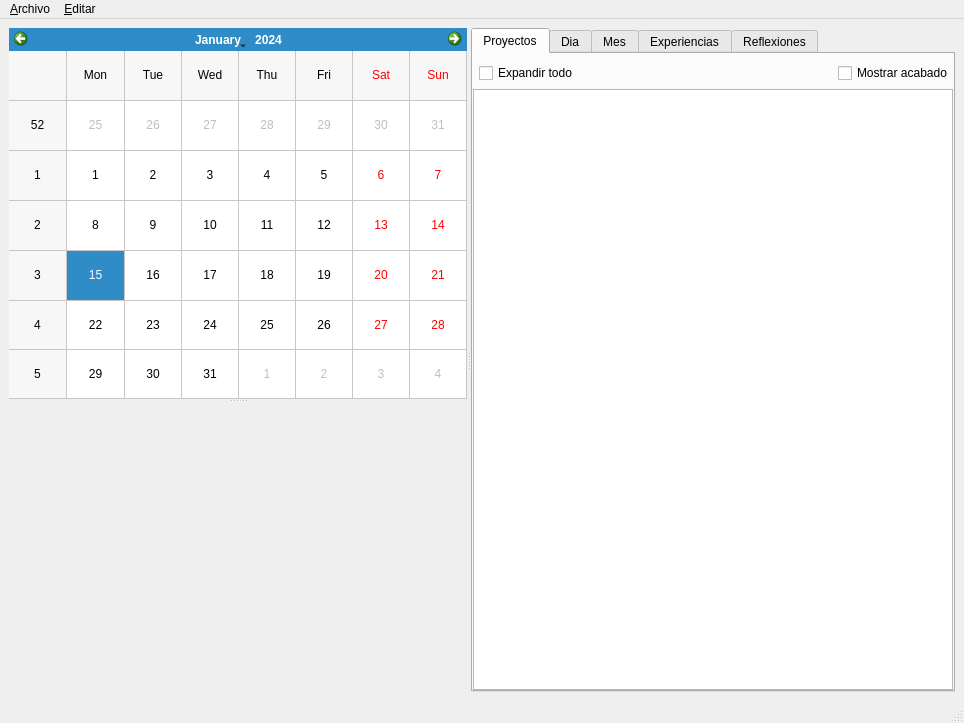
<?xml version="1.0" encoding="UTF-8"?>
<ui version="4.0">
 <class>mainWindow</class>
 <widget class="QMainWindow" name="mainWindow">
  <property name="geometry">
   <rect>
    <x>0</x>
    <y>0</y>
    <width>964</width>
    <height>723</height>
   </rect>
  </property>
  <property name="windowTitle">
   <string>CASPIM</string>
  </property>
  <widget class="QWidget" name="centralwidget">
   <layout class="QVBoxLayout" name="verticalLayout_7">
    <item>
     <widget class="QSplitter" name="splitter_2">
      <property name="orientation">
       <enum>Qt::Horizontal</enum>
      </property>
      <widget class="QSplitter" name="splitter">
       <property name="orientation">
        <enum>Qt::Vertical</enum>
       </property>
       <widget class="QWidget" name="navcalendar_holder" native="true">
        <layout class="QVBoxLayout" name="verticalLayout_4">
         <property name="leftMargin">
          <number>0</number>
         </property>
         <property name="topMargin">
          <number>0</number>
         </property>
         <property name="rightMargin">
          <number>0</number>
         </property>
         <property name="bottomMargin">
          <number>0</number>
         </property>
         <item>
          <widget class="NavCalendar" name="navcalendar">
           <property name="gridVisible">
            <bool>true</bool>
           </property>
           <property name="horizontalHeaderFormat">
            <enum>QCalendarWidget::ShortDayNames</enum>
           </property>
          </widget>
         </item>
        </layout>
       </widget>
       <widget class="QWidget" name="details_holder" native="true">
        <layout class="QVBoxLayout" name="verticalLayout_5">
         <property name="leftMargin">
          <number>0</number>
         </property>
         <property name="topMargin">
          <number>0</number>
         </property>
         <property name="rightMargin">
          <number>0</number>
         </property>
         <property name="bottomMargin">
          <number>0</number>
         </property>
         <item>
          <widget class="QStackedWidget" name="entityDetailsStack">
           <property name="currentIndex">
            <number>2</number>
           </property>
           <widget class="QWidget" name="empty_page">
            <layout class="QHBoxLayout" name="horizontalLayout">
             <item>
              <widget class="QLabel" name="label_3">
                <property name="styleSheet">
                    <string notr="true">background-color: ;</string>
                </property>
               <property name="text">
                <string>
                CASPIM

                CAS Projects and Ideas Manager


                Ningun elemento seleccionado</string>
               </property>
               <property name="alignment">
                <set>Qt::AlignCenter</set>
               </property>
              </widget>
             </item>
            </layout>
           </widget>
           <widget class="QWidget" name="task_page">
            <layout class="QGridLayout" name="gridLayout">
             <item row="0" column="0">
              <widget class="TaskDetails" name="taskDetails" native="true"/>
             </item>
            </layout>
           </widget>
           <widget class="QWidget" name="todo_page">
            <layout class="QVBoxLayout" name="verticalLayout_3">
             <item>
              <widget class="ToDoDetails" name="todoDetails" native="true"/>
             </item>
            </layout>
           </widget>
          </widget>
         </item>
        </layout>
       </widget>
      </widget>
      <widget class="QWidget" name="lists_holder" native="true">
       <layout class="QVBoxLayout" name="verticalLayout_6">
        <property name="leftMargin">
         <number>0</number>
        </property>
        <property name="topMargin">
         <number>0</number>
        </property>
        <property name="rightMargin">
         <number>0</number>
        </property>
        <property name="bottomMargin">
         <number>0</number>
        </property>
        <item>
         <widget class="QTabWidget" name="lists_tabs">
          <property name="currentIndex">
           <number>0</number>
          </property>
          <widget class="QWidget" name="tasks_tab">
           <attribute name="title">
            <string>Proyectos</string>
           </attribute>
           <layout class="QVBoxLayout" name="verticalLayout_8">
            <property name="leftMargin">
             <number>0</number>
            </property>
            <property name="topMargin">
             <number>0</number>
            </property>
            <property name="rightMargin">
             <number>0</number>
            </property>
            <property name="bottomMargin">
             <number>0</number>
            </property>
            <item>
             <layout class="QHBoxLayout" name="horizontalLayout_2">
              <property name="leftMargin">
               <number>6</number>
              </property>
              <property name="topMargin">
               <number>9</number>
              </property>
              <item>
               <widget class="QCheckBox" name="expandAllTasksCB">
                <property name="text">
                 <string>Expandir todo</string>
                </property>
               </widget>
              </item>
              <item>
               <spacer name="horizontalSpacer">
                <property name="orientation">
                 <enum>Qt::Horizontal</enum>
                </property>
                <property name="sizeHint" stdset="0">
                 <size>
                  <width>40</width>
                  <height>20</height>
                 </size>
                </property>
               </spacer>
              </item>
              <item>
               <widget class="QCheckBox" name="showCompletedTasksListCB">
                <property name="text">
                 <string>Mostrar acabado</string>
                </property>
               </widget>
              </item>
             </layout>
            </item>
            <item>
             <widget class="TaskTable" name="tasksTable"/>
            </item>
           </layout>
          </widget>
          <widget class="QWidget" name="day_tab">
           <attribute name="title">
            <string>Dia</string>
           </attribute>
           <layout class="QVBoxLayout" name="verticalLayout_10" stretch="0,1">
            <property name="spacing">
             <number>0</number>
            </property>
            <property name="leftMargin">
             <number>0</number>
            </property>
            <property name="topMargin">
             <number>0</number>
            </property>
            <property name="rightMargin">
             <number>0</number>
            </property>
            <property name="bottomMargin">
             <number>0</number>
            </property>
            <item>
             <layout class="QHBoxLayout" name="horizontalLayout_7">
              <property name="topMargin">
               <number>9</number>
              </property>
              <item>
               <spacer name="horizontalSpacer_4">
                <property name="orientation">
                 <enum>Qt::Horizontal</enum>
                </property>
                <property name="sizeHint" stdset="0">
                 <size>
                  <width>40</width>
                  <height>20</height>
                 </size>
                </property>
               </spacer>
              </item>
              <item>
               <widget class="QCheckBox" name="showCompletedTasksDayCB">
                <property name="text">
                 <string>Mostrar acabado</string>
                </property>
               </widget>
              </item>
             </layout>
            </item>
            <item>
             <widget class="DayListWidget" name="dayList" native="true"/>
            </item>
           </layout>
          </widget>
          <widget class="QWidget" name="month_tab">
           <attribute name="title">
            <string>Mes</string>
           </attribute>
           <layout class="QVBoxLayout" name="verticalLayout">
            <property name="leftMargin">
             <number>0</number>
            </property>
            <property name="topMargin">
             <number>0</number>
            </property>
            <property name="rightMargin">
             <number>0</number>
            </property>
            <property name="bottomMargin">
             <number>0</number>
            </property>
            <item>
             <layout class="QHBoxLayout" name="horizontalLayout_4">
              <property name="topMargin">
               <number>9</number>
              </property>
              <item>
               <spacer name="horizontalSpacer_3">
                <property name="orientation">
                 <enum>Qt::Horizontal</enum>
                </property>
                <property name="sizeHint" stdset="0">
                 <size>
                  <width>40</width>
                  <height>20</height>
                 </size>
                </property>
               </spacer>
              </item>
              <item>
               <widget class="QCheckBox" name="showCompletedTasksMonthCB">
                <property name="text">
                 <string>Mostrar acabado</string>
                </property>
               </widget>
              </item>
             </layout>
            </item>
            <item>
             <widget class="MonthCalendar" name="monthCalendar">
              <property name="gridVisible">
               <bool>true</bool>
              </property>
              <property name="verticalHeaderFormat">
               <enum>QCalendarWidget::NoVerticalHeader</enum>
              </property>
              <property name="navigationBarVisible">
               <bool>false</bool>
              </property>
              <property name="dateEditEnabled">
               <bool>false</bool>
              </property>
             </widget>
            </item>
           </layout>
          </widget>
          <widget class="QWidget" name="todos_tab">
           <attribute name="title">
            <string>Experiencias</string>
           </attribute>
           <layout class="QVBoxLayout" name="verticalLayout_9" stretch="0,0">
            <property name="leftMargin">
             <number>0</number>
            </property>
            <property name="topMargin">
             <number>0</number>
            </property>
            <property name="rightMargin">
             <number>0</number>
            </property>
            <property name="bottomMargin">
             <number>0</number>
            </property>
            <item>
             <layout class="QHBoxLayout" name="horizontalLayout_3">
              <property name="topMargin">
               <number>9</number>
              </property>
              <item>
               <spacer name="horizontalSpacer_2">
                <property name="orientation">
                 <enum>Qt::Horizontal</enum>
                </property>
                <property name="sizeHint" stdset="0">
                 <size>
                  <width>40</width>
                  <height>20</height>
                 </size>
                </property>
               </spacer>
              </item>
              <item>
               <widget class="QCheckBox" name="showCompletedToDosCB">
                <property name="text">
                 <string>Mostrar acabado</string>
                </property>
               </widget>
              </item>
             </layout>
            </item>
            <item>
             <widget class="ToDoTable" name="todosTable"/>
            </item>
           </layout>
          </widget>
          <widget class="QWidget" name="notes_tab">
           <attribute name="title">
            <string>Reflexiones</string>
           </attribute>
           <layout class="QVBoxLayout" name="verticalLayout_2">
            <property name="leftMargin">
             <number>0</number>
            </property>
            <property name="topMargin">
             <number>0</number>
            </property>
            <property name="rightMargin">
             <number>0</number>
            </property>
            <property name="bottomMargin">
             <number>0</number>
            </property>
            <item>
             <widget class="NotesWidget" name="notesWidget" native="true"/>
            </item>
           </layout>
          </widget>
         </widget>
        </item>
       </layout>
      </widget>
     </widget>
    </item>
   </layout>
  </widget>
  <widget class="QMenuBar" name="menubar">
   <property name="geometry">
    <rect>
     <x>0</x>
     <y>0</y>
     <width>964</width>
     <height>22</height>
    </rect>
   </property>
   <widget class="QMenu" name="menuFile">
    <property name="title">
     <string>&amp;Archivo</string>
    </property>
    <addaction name="actionSave_data"/>
    <addaction name="actionExit"/>
   </widget>
   <widget class="QMenu" name="menuEdit">
    <property name="title">
     <string>&amp;Editar</string>
    </property>
    <addaction name="actionUndo"/>
    <addaction name="actionRedo"/>
    <addaction name="separator"/>
    <addaction name="actionOptions"/>
   </widget>
   <addaction name="menuFile"/>
   <addaction name="menuEdit"/>
  </widget>
  <widget class="QStatusBar" name="statusbar"/>
  <action name="actionExit">
   <property name="text">
    <string>&amp;Salir</string>
   </property>
  </action>
  <action name="actionZoom_In">
   <property name="text">
    <string>&amp;Zoom In</string>
   </property>
  </action>
  <action name="actionZoom_Out">
   <property name="text">
    <string>Zoom &amp;Out</string>
   </property>
  </action>
  <action name="actionOptions">
   <property name="text">
    <string>&amp;Opciones</string>
   </property>
  </action>

  <action name="actionSave_data">
   <property name="text">
    <string>&amp;Guardar</string>
   </property>
   <property name="shortcut">
    <string>Ctrl+S</string>
   </property>
  </action>
  <action name="actionUndo">
   <property name="text">
    <string>&amp;Deshacer</string>
   </property>
  </action>
  <action name="actionRedo">
   <property name="text">
    <string>&amp;Rehacer</string>
   </property>
  </action>
 </widget>
 <customwidgets>
  <customwidget>
   <class>NotesWidget</class>
   <extends>QWidget</extends>
   <header>caspim.gui.widget.noteswidget</header>
   <container>1</container>
  </customwidget>
  <customwidget>
   <class>NavCalendar</class>
   <extends>QCalendarWidget</extends>
   <header>caspim.gui.widget.navcalendar</header>
  </customwidget>
  <customwidget>
   <class>TaskDetails</class>
   <extends>QWidget</extends>
   <header>caspim.gui.widget.taskdetails</header>
   <container>1</container>
  </customwidget>
  <customwidget>
   <class>ToDoDetails</class>
   <extends>QWidget</extends>
   <header>caspim.gui.widget.tododetails</header>
   <container>1</container>
  </customwidget>
  <customwidget>
   <class>MonthCalendar</class>
   <extends>QCalendarWidget</extends>
   <header>caspim.gui.widget.monthcalendar</header>
  </customwidget>
  <customwidget>
   <class>DayListWidget</class>
   <extends>QWidget</extends>
   <header>caspim.gui.widget.daylistwidget</header>
   <container>1</container>
  </customwidget>
  <customwidget>
   <class>ToDoTable</class>
   <extends>QTreeView</extends>
   <header>caspim.gui.widget.todotable</header>
  </customwidget>
  <customwidget>
   <class>TaskTable</class>
   <extends>QTreeView</extends>
   <header>caspim.gui.widget.tasktable</header>
  </customwidget>
 </customwidgets>
 <resources/>
 <connections>
  <connection>
   <sender>actionExit</sender>
   <signal>triggered()</signal>
   <receiver>mainWindow</receiver>
   <slot>closeApplication()</slot>
   <hints>
    <hint type="sourcelabel">
     <x>-1</x>
     <y>-1</y>
    </hint>
    <hint type="destinationlabel">
     <x>242</x>
     <y>253</y>
    </hint>
   </hints>
  </connection>
 </connections>
 <slots>
  <slot>closeApplication()</slot>
 </slots>
</ui>
